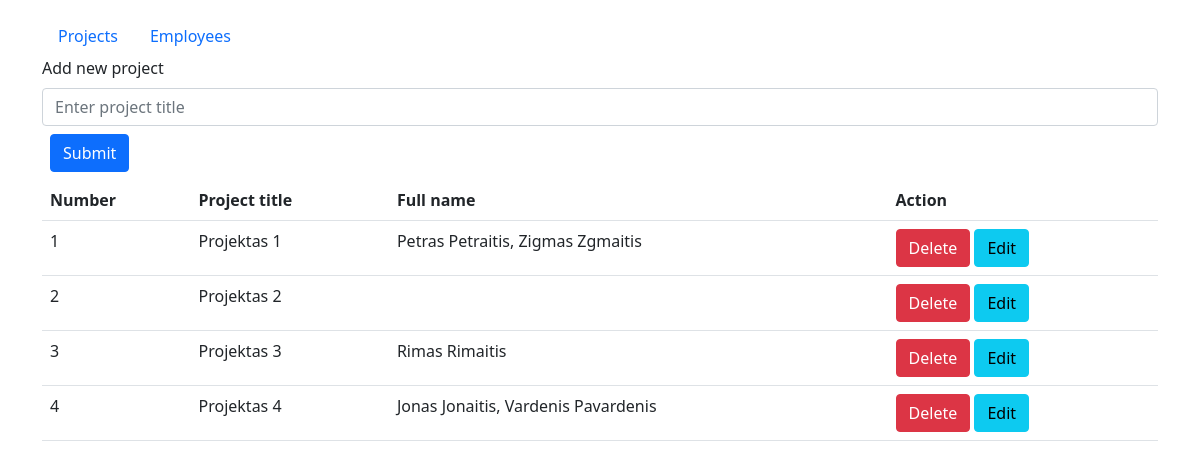
Screenshot of /?action=projects with the database file from the repository.
### tables this page shows
CREATE TABLE `projects` (
  `project_id` int(11) NOT NULL AUTO_INCREMENT,
  `project_title` varchar(255) NOT NULL,
  PRIMARY KEY (`project_id`)
);

### process.php (the view, shortened to what this page needs)
<?php
$servername = "localhost";
$username = "root";
$password = "mysql";
$db_name = "proj_man2";
$conn = mysqli_connect($servername, $username, $password, $db_name);
$sql_projects =
        "SELECT
            projects.project_title, projects.project_id,
            GROUP_CONCAT(concat_ws(' ', employees.first_name, employees.last_name ) SEPARATOR ', ') as employees
        FROM projects
        LEFT JOIN employees
        ON employees.project = projects.project_id
        GROUP BY projects.project_title, projects.project_id
        ORDER BY projects.project_id;";
$result_projects = mysqli_query($conn, $sql_projects);
function display_projects ($result_projects) {
    $i=1;
    if (mysqli_num_rows($result_projects) > 0) {
        while($row = mysqli_fetch_assoc($result_projects)) {
            echo "<tr>";
            echo "<td>" . $i++ . "</td>
                  <td>" . $row["project_title"] . "</td>
                  <td>" . $row["employees"]. "</td>
                  <td><a href='process.php?delete_project=". $row['project_id'] ."'><button class='btn btn-danger' type='submit'>Delete</button></a>
                  <a href='index.php?action=employees&edit_project=". $row['project_id'] ."'><button class='btn btn-info' type='submit'>Edit</button>
                  </td>";
            echo "</tr>";
        }
    } else {
        echo "0 results";
    }
}
?>

### rows the page displays
projects: project_title "Projektas 1", employees "Petras Petraitis, Zigmas Zgmaitis"
projects: project_title "Projektas 2"
projects: project_title "Projektas 3", employees "Rimas Rimaitis"
projects: project_title "Projektas 4", employees "Jonas Jonaitis, Vardenis Pavardenis"
